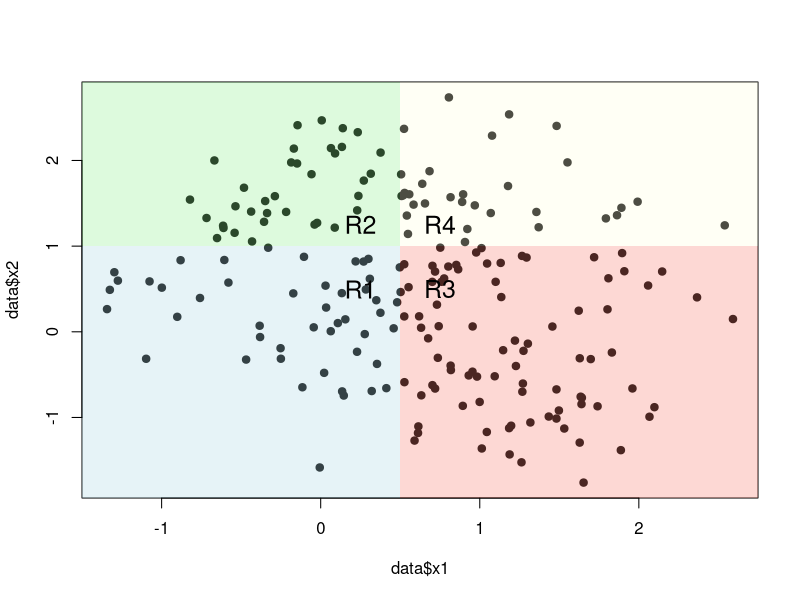
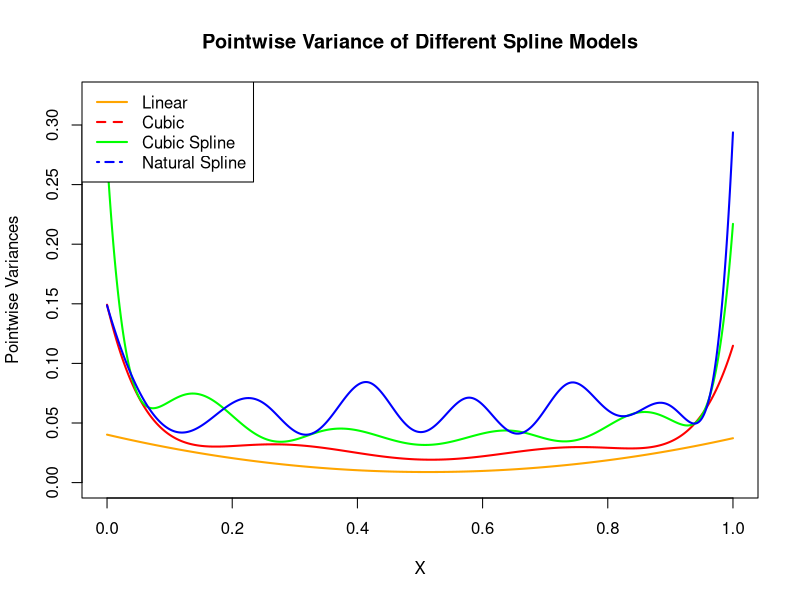
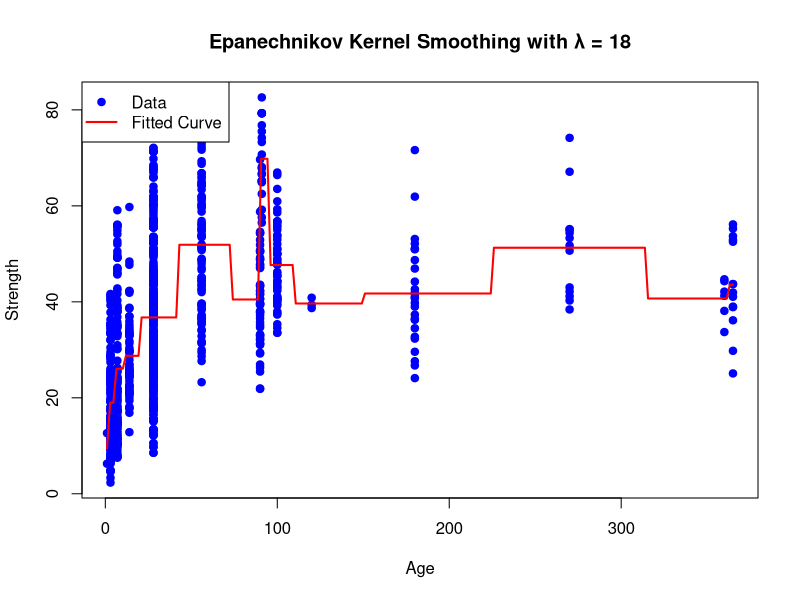

The R script that drew these images, in order:
######################################################
###     Q1      ######################################
######################################################

# Load the data
data = read.csv("simple-classification-data.csv")
head(data)

# a)

plot(data$x1, data$x2, pch=19)

shade_region <- function(x1_min, x1_max, x2_min, x2_max, color, alpha=0.3) {
  # Create polygon vertices for the region
  polygon(
    x = c(x1_min, x1_max, x1_max, x1_min),
    y = c(x2_min, x2_min, x2_max, x2_max),
    col = adjustcolor(color, alpha.f=alpha),
    border = NA
  )
}

minx1 = min(data$x1)
minx2 = min(data$x2)
maxx1 = max(data$x1)
maxx2 = max(data$x2)

# Shade the four regions
# R1
shade_region(minx1-1, 0.5, minx2-1, 1, "lightblue")
# R2
shade_region(minx1-1, 0.5, 1, maxx2+1, "lightgreen")
# R3
shade_region(0.5, maxx1+1, minx2-1, 1, "salmon")
# R4
shade_region(0.5, maxx1+1, 1, maxx2+1, "lightyellow")

# Add region labels
text(0.25, 0.5, "R1", cex=1.5)
text(0.25, 1.25, "R2", cex=1.5)
text(0.75, 0.5, "R3", cex=1.5)
text(0.75, 1.25, "R4", cex=1.5)

#b)
# Define region for each point
data$region = ifelse(data$x1 <= 0.5 & data$x2 <= 1, 1,
                     ifelse(data$x1 <= 0.5 & data$x2 > 1, 2,
                            ifelse(data$x1 > 0.5 & data$x2 <= 1, 3, 4)))

# Find most common class in each region
region_class = numeric(4)
for(i in 1:4) {
  region_data = data[data$region == i, ]
  if(nrow(region_data) > 0) {
    region_class[i] = as.numeric(names(sort(table(region_data$y), decreasing=TRUE)[1]))
  } else {
    region_class[i] = 0  # default if region is empty
  }
}

# Predict based on region
data$pred_constant = region_class[data$region]

# Calculate accuracy
constant_accuracy = mean(data$pred_constant == data$y) # Accuracy = 0.69 

#c)
data$b1 = data$x1                 # linear term for x1
data$b2 = data$x2                 # linear term for x2
data$b3 = pmax(0, data$x1 - 0.5)  # hinge function at x1=0.5
data$b4 = pmax(0, data$x2 - 1)    # hinge function at x2=1

# Fit linear model 
model = lm(y ~ b1 + b2 + b3 + b4, data=data)  # -1 removes the intercept as we have b0

# Print model coefficients to see the slope changes
print(summary(model))

# Make predictions (round to nearest integer for classification if y is categorical)
data$pred = round(predict(model, data))

# Calculate accuracy
accuracy = mean(data$pred == data$y) #0.86



######################################################
###     Q2      ######################################
######################################################
set.seed(123)

# Create evenly spaced grid between 0 and 1 for training data
n_train = 100
x_train = seq(0, 1, length.out = n_train)

# Simulate training Y based on the given model:
# Y = 3X^3 - 5X^2 + X - 3 + N(0, 1)
true_function = function(x) {
  3 * x^3 - 5 * x^2 + x - 3
}

# Add noise N(0,1)
y_train = true_function(x_train) + rnorm(n_train, 0, 1)

# Create dense grid for plotting
x_grid = seq(0, 1, length.out = 1000)
y_true = true_function(x_grid)

# Define knots for natural spline and boundaries
ns_knots = c(0.1, 0.26, 0.42, 0.58, 0.74, 0.9)
n_knots = length(ns_knots)
knot_min = min(ns_knots)
knot_max = max(ns_knots)

# Helper function for truncated cubic power
d_function = function(x, knot) {
  pmax(0, (x - knot))^3
}

# Function to run simulation multiple times and compute variance
run_simulation = function(n_sims = 100) {
  # Initialize matrices to store predictions
  linear_preds = matrix(0, nrow = n_sims, ncol = length(x_grid))
  cubic_preds = matrix(0, nrow = n_sims, ncol = length(x_grid))
  cubic_spline_preds = matrix(0, nrow = n_sims, ncol = length(x_grid))
  natural_spline_preds = matrix(0, nrow = n_sims, ncol = length(x_grid))
  
  # Run simulations
  for (i in 1:n_sims) {
    # Generate new training data with same X but different noise
    y_sim = true_function(x_train) + rnorm(n_train, 0, 1)
    
    # Linear model
    linear_model = lm(y_sim ~ x_train)
    linear_preds[i,] = predict(linear_model, newdata = data.frame(x_train = x_grid))
    
    # Cubic
    cubic_model = lm(y_sim ~ poly(x_train, 3, raw = TRUE))
    cubic_preds[i,] = predict(cubic_model, newdata = data.frame(x_train = x_grid))
    
    # Cubic spline with knots at 1/3 and 2/3
    x_basis = cbind(1, x_train, x_train^2, x_train^3, 
                    pmax(0, (x_train - 1/3))^3, 
                    pmax(0, (x_train - 2/3))^3)
    cubic_spline_model = lm(y_sim ~ x_basis - 1)
    x_pred_basis = cbind(1, x_grid, x_grid^2, x_grid^3, 
                         pmax(0, (x_grid - 1/3))^3, 
                         pmax(0, (x_grid - 2/3))^3)
    cubic_spline_preds[i,] = x_pred_basis %*% cubic_spline_model$coefficients
    
    # Natural spline basis for training data
    ns_basis_train = matrix(0, nrow = length(x_train), ncol = n_knots)
    for (j in 1:n_knots) {
      alpha_j = (knot_max - ns_knots[j]) / (knot_max - knot_min)
      beta_j = (ns_knots[j] - knot_min) / (knot_max - knot_min)
      ns_basis_train[, j] = d_function(x_train, ns_knots[j]) -
        alpha_j * d_function(x_train, knot_max) -
        beta_j * d_function(x_train, knot_min)
    }
    colnames(ns_basis_train) = paste0("ns_basis", 1:n_knots)
    ns_train_df = data.frame(x_train = x_train, ns_basis_train)
    
    # Fit natural spline model
    ns_model = lm(y_sim ~ ., data = ns_train_df)
    
    # Natural spline basis for prediction
    ns_basis_pred = matrix(0, nrow = length(x_grid), ncol = n_knots)
    for (j in 1:n_knots) {
      alpha_j = (knot_max - ns_knots[j]) / (knot_max - knot_min)
      beta_j = (ns_knots[j] - knot_min) / (knot_max - knot_min)
      ns_basis_pred[, j] = d_function(x_grid, ns_knots[j]) -
        alpha_j * d_function(x_grid, knot_max) -
        beta_j * d_function(x_grid, knot_min)
    }
    colnames(ns_basis_pred) = paste0("ns_basis", 1:n_knots)
    ns_pred_df = data.frame(x_train = x_grid, ns_basis_pred)
    
    # Predict
    natural_spline_preds[i,] = predict(ns_model, newdata = ns_pred_df)
  }
  
  # Compute pointwise variances
  linear_var = apply(linear_preds, 2, var)
  cubic_var = apply(cubic_preds, 2, var)
  cubic_spline_var = apply(cubic_spline_preds, 2, var)
  natural_spline_var = apply(natural_spline_preds, 2, var)
  
  return(list(
    x = x_grid,
    linear_var = linear_var,
    cubic_var = cubic_var,
    cubic_spline_var = cubic_spline_var,
    natural_spline_var = natural_spline_var
  ))
}

# Run the simulation
results = run_simulation(n_sims = 100)

# Create plot
max_y = max(c(results$cubic_spline_var, results$natural_spline_var), na.rm = TRUE)

plot(results$x, results$linear_var, type = "l", col = "orange", lwd = 2,
     xlab = "X", ylab = "Pointwise Variances",
     ylim = c(0, max_y * 1.1),
     main = "Pointwise Variance of Different Spline Models")
lines(results$x, results$cubic_var, col = "red", lwd = 2)
lines(results$x, results$cubic_spline_var, col = "green", lwd = 2)
lines(results$x, results$natural_spline_var, col = "blue", lwd = 2)

# Add legend
legend("topleft", 
       legend = c("Linear", "Cubic", "Cubic Spline", "Natural Spline"),
       col = c("orange", "red", "green", "blue"),
       lty = c(1, 2, 1, 4), 
       lwd = 2)



######################################################
###     Q3      ######################################
######################################################
# Part a
kernel_smoothing = function(x0, X, Y, K, h, lambda = 2){
  # Inputs
  #   x0 - input to be predicted
  #   X - matrix of training inputs (n x p)
  #   Y - matrix of training outputs (n x 1)
  #   k - kernel function
  #   h - bandwidth function
  #
  # Outputs
  #   predicted y0 value
  
  distances = abs(x0 - X)
  bandwidth = h(lambda, x0, X)
  
  # Case 1: bandwidth is zero
  if(bandwidth == 0){
    # Use mean of points that have the same x-value
    return(mean(Y[which(X == x0)]))
  }
  
  # Compute kernel weights
  w = K(distances/bandwidth)
  
  # Case 2: sum of weights is zero
  if(sum(w) == 0){
    # Identify boundary points
    return(mean(Y[which(distances/bandwidth == 1)]))
  }
  
  # Base case
  return(sum(w*Y) / sum(w))
}

# Part b
data = read.csv("concrete-data.csv")
x = data$age
y = data$strength
make_folds = function(Y, nFolds, stratified = FALSE, seed = 0){
  # K-Fold cross validation
  # Input:
  #   Y (either sample size, or vector of outputs)
  #   stratified (boolean): whether the folds should 
  #     be stratified. If TRUE then Y should be a vector of outputs
  # Output: list of vectors of fold indices
  if(stratified & length(Y) == 1){
    stop('For stratified folds, Y must be a vector of outputs')
  }
  n = ifelse(length(Y) > 1, length(Y), Y)
  index = c(1:n)
  if(stratified){
    Y = factor(Y)
    classes = levels(Y)
    nClasses = length(classes)
    if(nClasses == 1){
      stop('stratified requires more than one class')
    }
    classfolds = list()
    for(class in 1:nClasses){
      classfolds[[class]] = list()
      classIndex = index[Y == classes[class]]
      n_class = sum(Y == classes[class])
      n_per_fold = floor(n_class / nFolds)
      shuffled_index = sample(classIndex)
      for(fold in c(1:(nFolds - 1))){
        classfolds[[class]][[fold]] = shuffled_index[c((1 + (fold - 1) * n_per_fold):(fold * n_per_fold))]
      }
      classfolds[[class]][[nFolds]] = shuffled_index[c(((nFolds - 1)*n_per_fold + 1):n_class)]
    }
    folds = list()
    for(fold in 1:nFolds){
      folds[[fold]] = classfolds[[1]][[fold]]
      for(class in 2:nClasses){
        folds[[fold]] = c(folds[[fold]], classfolds[[class]][[fold]])
      }
    }
  }else{
    folds = list()
    n_per_fold = floor(n / nFolds)
    shuffled_index = sample(index)
    for(fold in c(1:(nFolds - 1))){
      folds[[fold]] = shuffled_index[c((1 + (fold - 1) * n_per_fold):(fold * n_per_fold))]
    }  
    folds[[nFolds]] = shuffled_index[c(((nFolds - 1)*n_per_fold + 1):n)]
  }
  return(folds)
}

t = seq(from=-2, to=2, by = 0.01)

gaussian_kernel = function(t){
  # Input: t - real number
  # Output: D(t) - real number, where D() is the Gaussian kernel
  return((2*pi)^(-1/2) * exp(-t^2/2))
}
epanechnikov_kernel = function(t){
  # Input: t - real number
  # Output: D(t) - real number, where D() is the Epanechnikov kernel
  return(as.integer(abs(t) <= 1) * (3/4) * (1 - t^2))
}

adaptive_bandwidth = function(lambda, x0, X){
  # Input:
  #   lambda - positive integer, number of nearest neighbours
  #   x0 - scalar, point where we will compute bandwidth
  #   X - vector of training observations
  #
  # Output: the distance from x0 to its lambda^th nearest neighbour in X
  N = length(X)
  d = matrix(0, nrow = N)
  for(i in c(1:N)){
    d[i] = abs(x0 - X[i])
  } 
  d_sorted = sort(d)
  return(d_sorted[lambda])
}

cv_kernel_smoothing = function(x, y, folds, kernel_fn, bandwidth_fn, lambda){
  mse_per_fold = numeric(length(folds))
  
  for(i in 1:10){
    test_idx  = folds[[i]]
    train_idx = setdiff(seq_along(x), test_idx)
    
    xtrain = x[train_idx]
    ytrain = y[train_idx]
    xtest  = x[test_idx]
    ytest  = y[test_idx]
    
    # Predictions on the test fold
    ypred = sapply(xtest, function(x0) {
      kernel_smoothing(x0, xtrain, ytrain, kernel_fn, bandwidth_fn, lambda)
    })
    
    # Mean squared error for this fold
    mse_per_fold[i] = mean((ytest - ypred)^2)
  }
  return(mean(mse_per_fold))
}

set.seed(1)
foldNum = 10
folds = make_folds(length(y), nFolds = foldNum)

# Find optimal lambda
lambda_candidates = seq(1,29,1)

kernel_list = list(gaussian = gaussian_kernel, epanechnikov = epanechnikov_kernel)
results = list()

# Loop over the kernels
for(kernel_name in names(kernel_list)){
  kernel_fn = kernel_list[[kernel_name]]
  
  best_lambda = NA
  best_mse    = Inf
  
  # Loop over lambda candidates for current kernel
  for(lambda in lambda_candidates) {
    mse_cv = cv_kernel_smoothing(
      x, y, folds,
      kernel_fn,
      adaptive_bandwidth,
      lambda
    )
    if(mse_cv < best_mse) {
      best_mse    = mse_cv
      best_lambda = lambda
    }
  }
  
  results[[kernel_name]] = list(kernel_fn = kernel_fn,
                                best_lambda = best_lambda,
                                best_mse = best_mse)
}
best_kernel_name = names(results)[which.min(sapply(results, function(res) res$best_mse))] # epanechnikov
best_lambda_overall = results[[best_kernel_name]]$best_lambda # 18
best_mse_overall    = results[[best_kernel_name]]$best_mse # 167.6262


# Part c

x_grid = seq(min(x), max(x), length.out = 200)

# Compute predicted y-values on grid
y_hat_grid <- sapply(x_grid, function(x0) {
  kernel_smoothing(
    x0,
    x, 
    y,
    epanechnikov_kernel,
    adaptive_bandwidth,
    best_lambda
  )
})

plot(
  x, y,
  pch  = 19,
  col  = "blue",
  xlab = "Age",
  ylab = "Strength",
  main = paste("Epanechnikov Kernel Smoothing with \u03BB = 18")
)
lines(
  x_grid, y_hat_grid,
  col = "red",
  lwd = 2
)
legend(
  "topleft",
  legend = c("Data", "Fitted Curve"),
  pch    = c(19, NA),
  col    = c("blue", "red"),
  lty    = c(NA, 1),
  lwd    = c(NA, 2)
)

######################################################
###     Q4      ######################################
######################################################
data = read.csv("SAheart-data.csv")

# Cubic function for spline construction
d_function = function(x, knot) {
  pmax(0, x - knot)^3
}

# Build natural spline basis
build_ns_basis = function(x, ns_knots, knot_min, knot_max, varname = "x") {
  n_knots = length(ns_knots)
  ns_mat  = matrix(0, nrow = length(x), ncol = n_knots)
  for (j in 1:n_knots) {
    alpha = (knot_max - ns_knots[j]) / (knot_max - knot_min)
    beta  = (ns_knots[j] - knot_min) / (knot_max - knot_min)
    ns_mat[, j] = d_function(x, ns_knots[j]) -
      alpha * d_function(x, knot_max) -
      beta  * d_function(x, knot_min)
  }
  colnames(ns_mat) = paste0(varname, "_ns", 1:n_knots)
  return(ns_mat)
}

# Candidate predictors and precompute spline bases
vars = c("sbp", "tobacco", "ldl", "age")
spline_bases = list()
for (v in vars) {
  x = data[[v]]
  knot_min = min(x)
  knot_max = max(x)
  # 5 equally spaced knots, 3 interior, 2 boundary
  ns_knots = seq(knot_min, knot_max, length.out = 5)[2:4]
  spline_bases[[v]] = build_ns_basis(x, ns_knots, knot_min, knot_max, varname = v)
}

# Forward selection by AIC for logistic regression
selected_vars = c()
current_aic   = Inf
best_model    = NULL
improvement   = TRUE

while (improvement && length(selected_vars) < length(vars)) {
  improvement = FALSE
  best_aic_step = current_aic
  best_candidate = NULL
  
  # Try adding each variable not yet selected
  for (candidate in setdiff(vars, selected_vars)) {
    df_temp = data.frame(chd = data$chd)
    if (length(selected_vars) > 0) {
      for (sv in selected_vars) {
        df_temp = cbind(df_temp, spline_bases[[sv]])
      }
    }
    df_temp = cbind(df_temp, spline_bases[[candidate]])
    
    model_temp = glm(chd ~ ., data = df_temp, family = binomial)
    aic_temp = AIC(model_temp)
    if (aic_temp < best_aic_step) {
      best_aic_step = aic_temp
      best_candidate = candidate
    }
  }
  
  if (!is.null(best_candidate)) {
    selected_vars = c(selected_vars, best_candidate)
    current_aic = best_aic_step
    improvement = TRUE
    
    df_final = data.frame(chd = data$chd)
    for (sv in selected_vars) {
      df_final = cbind(df_final, spline_bases[[sv]])
    }
    best_model = glm(chd ~ ., data = df_final, family = binomial)
  }
}

# Report selected variables, final AIC, and training accuracy
pred_probs = predict(best_model, type = "response")
pred_class = ifelse(pred_probs > 0.5, 1, 0)
train_acc  = mean(pred_class == data$chd)

selected_vars # "age"     "ldl"     "tobacco"
AIC(best_model) # 521.164
train_acc # 0.7142857
